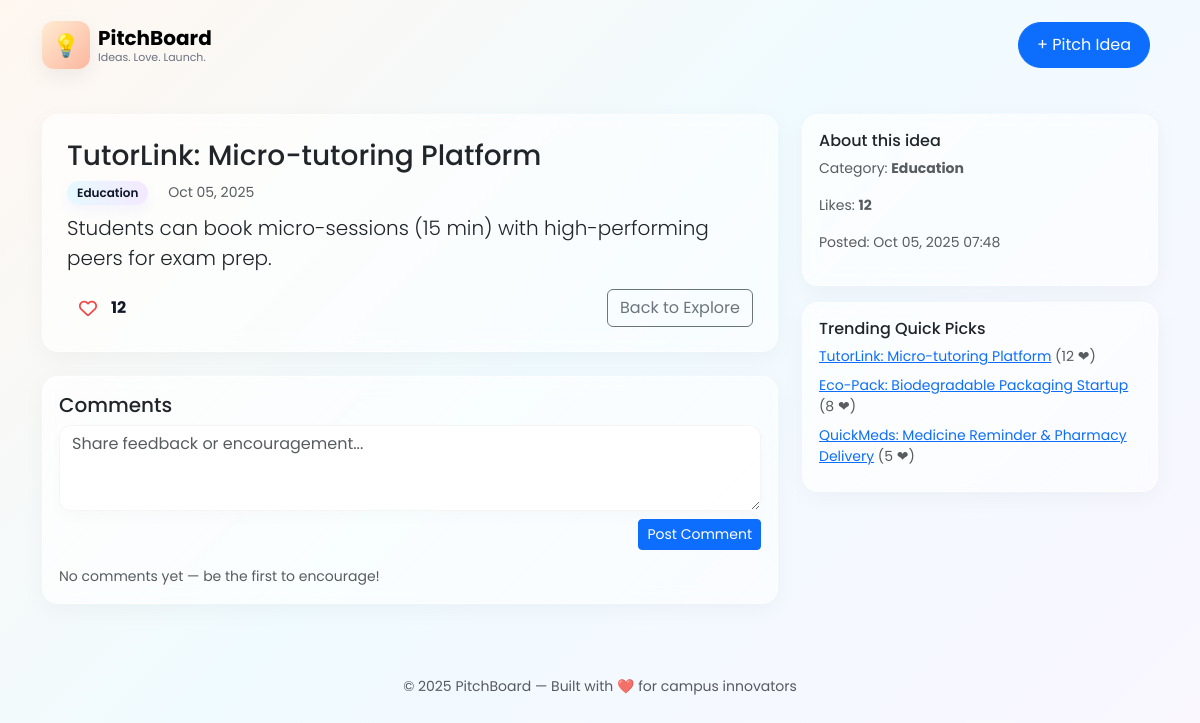
Page /view_idea.php?id=2 on the committed database.
### tables this page shows
CREATE TABLE IF NOT EXISTS `ideas` (
  `id` INT NOT NULL AUTO_INCREMENT PRIMARY KEY,
  `title` VARCHAR(255) NOT NULL,
  `description` TEXT NOT NULL,
  `category` VARCHAR(100) NOT NULL,
  `likes` INT NOT NULL DEFAULT 0,
  `created_at` TIMESTAMP DEFAULT CURRENT_TIMESTAMP
);

### view_idea.php (the view, shortened to what this page needs)
<?php
require_once 'db_connect.php';
include 'header.php';
$id = isset($_GET['id']) ? intval($_GET['id']) : 0;
$stmt = $conn->prepare("SELECT id, title, description, category, likes, created_at FROM ideas WHERE id = ?");
$stmt->bind_param('i', $id);
$stmt->execute();
$idea = $stmt->get_result()->fetch_assoc();
$cm = $conn->prepare("SELECT comment_text, date_posted FROM comments WHERE idea_id = ? ORDER BY date_posted DESC");
$cm->bind_param('i', $id);
$cm->execute();
$comments = $cm->get_result()->fetch_all(MYSQLI_ASSOC);
?>
<div class="row">
  <div class="col-md-8">
    <div class="card card-glass p-4 mb-4">
      <h3><?php echo htmlspecialchars($idea['title']); ?></h3>
      <div class="mb-2 text-muted small">
        <span class="badge badge-cat"><?php echo htmlspecialchars($idea['category']); ?></span>
        <span class="ms-3"><?php echo date('M d, Y', strtotime($idea['created_at'])); ?></span>
      </div>
      <p class="lead"><?php echo nl2br(htmlspecialchars($idea['description'])); ?></p>
      <div class="d-flex justify-content-between align-items-center">
        <div>
          <button class="btn btn-like like-btn" data-id="<?php echo $idea['id']; ?>">
    <i class="fa-regular fa-heart"></i>
    <span class="like-count"><?php echo $idea['likes']; ?></span>
</button>
        </div>
        <div>
          <a href="index.php" class="btn btn-outline-secondary">Back to Explore</a>
        </div>
      </div>
    </div>
    <div class="card card-glass p-3">
      <h5>Comments</h5>
      <form id="comment-form" method="POST" action="add_comment.php">
        <div class="mb-2">
          <textarea name="comment_text" id="comment_text" required class="form-control form-input" rows="3" placeholder="Share feedback or encouragement..."></textarea>
        </div>
        <div class="text-end">
          <button class="btn btn-sm btn-primary">Post Comment</button>
        </div>
      </form>
      <div id="comments-list" class="mt-3">
        <?php if (empty($comments)): ?>
          <div class="text-muted small">No comments yet — be the first to encourage!</div>
        <?php endif; ?>
      </div>
    </div>
  </div>
  <div class="col-md-4">
    <div class="card card-glass p-3 mb-3">
      <h6>About this idea</h6>
      <p class="small text-muted">Category: <strong><?php echo htmlspecialchars($idea['category']); ?></strong></p>
      <p class="small text-muted">Likes: <strong id="likes-side"><?php echo $idea['likes']; ?></strong></p>
      <p class="small text-muted">Posted: <?php echo date('M d, Y H:i', strtotime($idea['created_at'])); ?></p>
    </div>
    <div class="card card-glass p-3">
      <h6>Trending Quick Picks</h6>
      <?php
        $top = $conn->prepare("SELECT id, title, likes FROM ideas ORDER BY likes DESC LIMIT 3");
        $top->execute();
        $topres = $top->get_result()->fetch_all(MYSQLI_ASSOC);
        foreach ($topres as $t) {
          echo '<div class="small mb-2"><a href="view_idea.php?id='.$t['id'].'">'.htmlspecialchars($t['title']).'</a> <span class="text-muted">('.$t['likes'].' ❤)</span></div>';
        }
      ?>
    </div>
  </div>
</div>
<?php include 'footer.php'; ?>

### assets/css/style.css (style rules this page uses)
:root { --bg1: #f8f9ff; --accent1: #aef0d1; --accent2: #ffd6e0; --glass: rgba(255,255,255,0.06); --glass-strong: rgba(255,255,255,0.12); --muted: #6b7280; }
* { box-sizing: border-box; font-family: 'Poppins', sans-serif; }
body { background: linear-gradient(135deg, #fff7f0 0%, #f0fbff 45%, #faf6ff 100%); min-height: 100vh; color: #111827; }
.card-glass { background: linear-gradient(135deg, rgba(255,255,255,0.72), rgba(255,255,255,0.5)); border-radius: 16px; box-shadow: 0 6px 24px rgba(2,6,23,0.04); backdrop-filter: blur(8px); border: 1px solid rgba(255,255,255,0.6); }
.badge-cat { background: linear-gradient(90deg,#e6f9ff,#f4e9ff); color: #0f172a; padding:6px 10px; border-radius:12px; font-size:12px; font-weight:600; box-shadow: 0 6px 12px rgba(99,102,241,0.06); }
.btn-like { background: transparent; border: 0; font-weight:600; display:inline-flex; align-items:center; gap:8px; }
.btn-like i { font-size:18px; color:#ef4444; transform:translateY(1px); }
.like-count { font-weight:700; margin-left:6px; color:#111827; }
.form-input { background: rgba(255,255,255,0.9); border: 1px solid rgba(12,12,12,0.04); border-radius: 12px; box-shadow: 0 6px 16px rgba(12,12,12,0.02); }

### rows in the picture
ideas: title "TutorLink: Micro-tutoring Platform", category "Education", created_at "Oct 05, 2025", description "Students can book micro-sessions (15 min) with high-performing peers for exam prep.", likes "12", created_at "Oct 05, 2025 07:48"
ideas: title "Eco-Pack: Biodegradable Packaging Startup", likes "8"
ideas: title "QuickMeds: Medicine Reminder & Pharmacy Delivery", likes "5"
